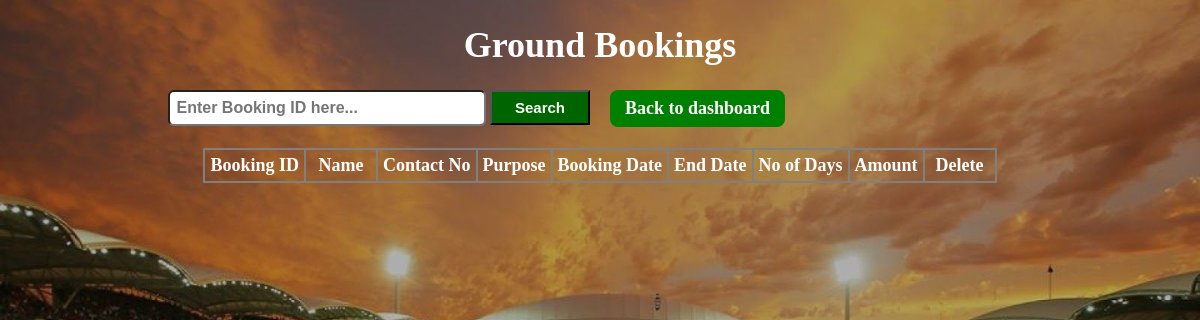
Page /groundbooking.php on the earlier database version.
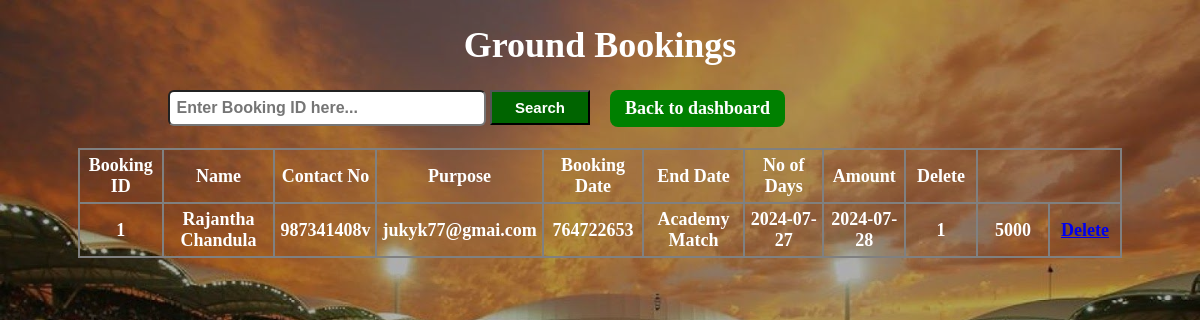
Same page on the later database version.
### tables this page shows
CREATE TABLE `ground_booking` (
  `booking_id` int(10) NOT NULL,
  `name` varchar(50) NOT NULL,
  `nic` varchar(10) DEFAULT NULL,
  `email` varchar(50) NOT NULL,
  `contact_no` int(10) NOT NULL,
  `purpose` varchar(100) NOT NULL,
  `booking_date` date NOT NULL,
  `end_date` date DEFAULT NULL,
  `no_of_days` int(5) NOT NULL,
  `amount` double NOT NULL
);

### groundbooking.php (the view, shortened to what this page needs)
<!DOCTYPE html>
<html lang="en">
<head>
    <link rel="stylesheet" href="css/groundbookings.css">
</head>
<body>
    <div class="heading">
        <center><h1>Ground Bookings</h1></center>
    </div>
    <div class="f1">
        <form action="" method="post">
            <div class="row">
                <div class="first-col">
                    <div class="search1">
                        <input type="text" class="field" name="text1" placeholder="Enter Booking ID here...">
                        <button type="submit" class="btn" value="search" name="search">Search</button>
                    </div>
                </div>
                <div class="second-col">
                    <a href="admin.php" class="return-btn">Back to dashboard</a>
                </div>
            </div>
            <center>
                <br>
            <div class="tbl">
                <table>
                    <tr>
                        <th>Booking ID</th>
                        <th>Name</th>
                        <th>Contact No</th>
                        <th>Purpose</th>
                        <th>Booking Date</th>
                        <th>End Date</th>
                        <th>No of Days</th>
                        <th>Amount</th>
                        <th>Delete</th>
                    </tr>
                    <?php
                        $connection = mysqli_connect("localhost","root","","myproject");
                        if(isset($_POST['search'])){
                            $no = $_POST['text1'];
                            $query1 = "SELECT * FROM ground_booking WHERE booking_id = '$no'";
                            $query_run1 = mysqli_query($connection,$query1);
                            while($result1=mysqli_fetch_array($query_run1)){
                                ?>
                                <tr>
                                    <td><?php echo $result1['booking_id'];?></td>
                                    <td><?php echo $result1['name'];?></td>
                                    <td><?php echo $result1['contact_no'];?></td>
                                    <td><?php echo $result1['purpose'];?></td>
                                    <td><?php echo $result1['booking_date'];?></td>
                                    <td><?php echo $result1['end_date'];?></td>
                                    <td><?php echo $result1['no_of_days'];?></td>
                                    <td><?php echo $result1['amount'];?></td>
                                    <td><a href="deletebooking.php?id=<?php echo $result1['booking_id'];?>">Delete</td>
                                </tr>
                                <?php
                            }
                        }
                        else{
                            $query = "SELECT * FROM ground_booking";
                        $query_run = mysqli_query($connection,$query);
                        while($result=mysqli_fetch_array($query_run)){
                            ?>
                            <tr>
                                <td><?php echo $result['booking_id'];?></td>
                                <td><?php echo $result['name'];?></td>
                                <td><?php echo $result['nic'];?></td>
                                <td><?php echo $result['email'];?></td>
                                <td><?php echo $result['contact_no'];?></td>
                                <td><?php echo $result['purpose'];?></td>
                                <td><?php echo $result['booking_date'];?></td>
                                <td><?php echo $result['end_date'];?></td>
                                <td><?php echo $result['no_of_days'];?></td>
                                <td><?php echo $result['amount'];?></td>
                               <td><a href="deletebooking.php?id=<?php echo $result['booking_id'];?>">Delete</td>
                            </tr>
                            <?php
                        }
                    }
                    ?>
                </table>
            </div>
                    </center>
        </form>
    </div>
</body>
</html>

Differences in the rows shown:
added ground_booking: booking_id "1", name "Rajantha Chandula", nic "987341408v", email "jukyk77@gmai.com", contact_no "764722653", purpose "Academy Match", booking_date "2024-07-27", end_date "2024-07-28", no_of_days "1", amount "5000"
